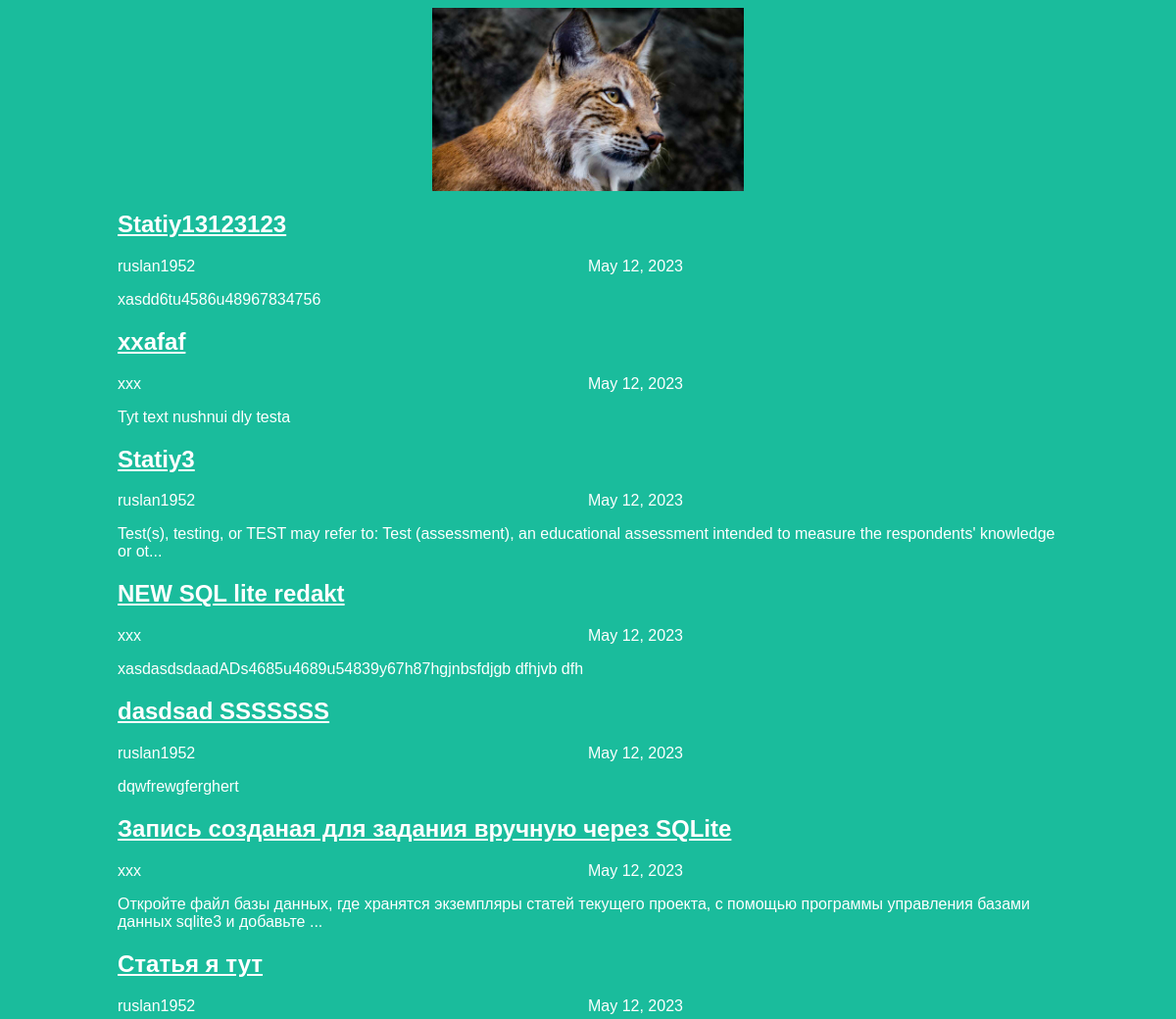
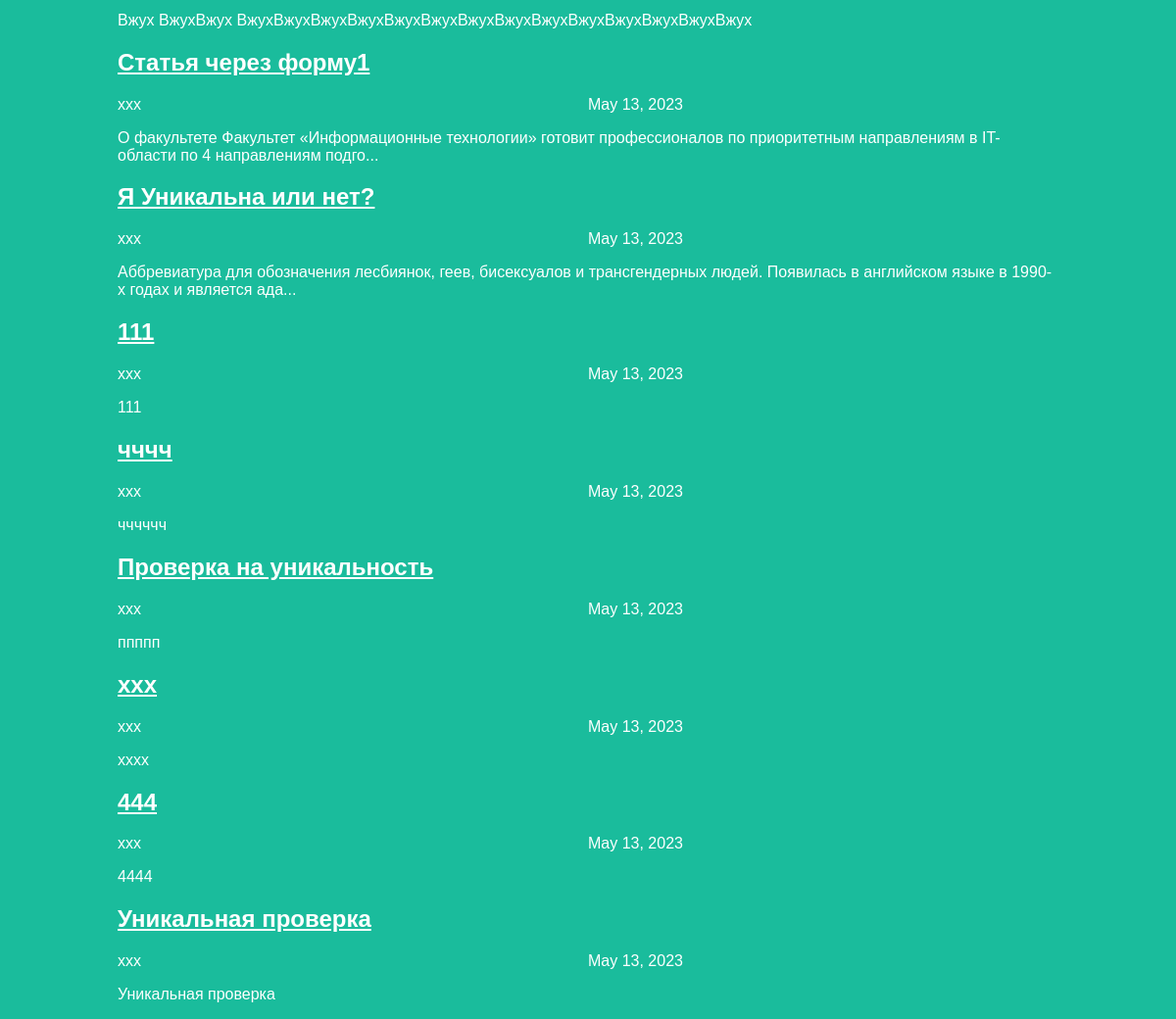
The page / on the database its author committed (2 pictures, top to bottom).
### articles/models.py (models this page shows, shortened)
class Article(models.Model):
    title = models.CharField(max_length=200)
    author = models.ForeignKey(User, on_delete=models.CASCADE)
    text = models.TextField()
    created_date = models.DateField(auto_now_add=True)
    def get_excerpt(self):
        return self.text[:140] + "..." if len(self.text) > 140 else self.text

### articles/views.py (the view)
# urls.py: path('', views.archive, name='archive'),
def archive(request):
    return render(request, 'archive.html', {"posts": Article.objects.all()})

### articles/templates/archive.html (shortened to what this page needs)
<!DOCTYPE html>
<html lang="en">
<head>
    <link rel="stylesheet" href="{{ STATIC_URL }}/static/css/article.css">
</head>
<body>
    <div class="header">
        <img src="{{ STATIC_URL }}static/img/cat.jpg" alt="Здесь должно быть изображние"/>
    </div>
    <div class="archive">
        {% for post in posts %}
        <div class="one-post">
            <h2 class="post-title">
                <a target="_blank" href="http://127.0.0.1:8000/article/{{post.id}}">{{ post.title }}</a>
            </h2>
            <div class="article-info">
                <div class="article-author">{{ post.author.username }}</div>
                <div class="article-created- date">{{ post.created_date }}</div>
            </div>
            <p class="article-text">{{ post.get_excerpt }}</p>
        </div>
        {% endfor %}
    </div>
</body>
</html>

### articles/static/css/article.css (style rules this page uses)
body { background: #1abc9c; font-family: Tahoma, Arial, sans-serif; color: #ffffff; }
.header img { display: block; width: 318px; margin-left: auto; margin-right: auto; }
.archive { width: 960px; margin-left: auto; margin-right: auto; }
.article-author { width: 50%; float: left; }
.post-title a { color: #ffffff; }

### rows shown on the page
Article: title "Statiy13123123", author.username "ruslan1952", created_date "May 12, 2023", get_excerpt "xasdd6tu4586u48967834756"
Article: title "xxafaf", author.username "xxx", created_date "May 12, 2023", get_excerpt "Tyt text nushnui dly testa"
Article: title "Statiy3", author.username "ruslan1952", created_date "May 12, 2023", get_excerpt "Test(s), testing, or TEST may refer to: Test (assessment), an educational assessment intended to measure the respondents' knowledge or ot..."
Article: title "NEW SQL lite redakt", author.username "xxx", created_date "May 12, 2023", get_excerpt "xasdasdsdaadADs4685u4689u54839y67h87hgjnbsfdjgb dfhjvb dfh"
Article: title "dasdsad SSSSSSS", author.username "ruslan1952", created_date "May 12, 2023", get_excerpt "dqwfrewgferghert"
Article: title "Запись созданая для задания вручную через SQLite", author.username "xxx", created_date "May 12, 2023", get_excerpt "Откройте файл базы данных, где хранятся экземпляры статей текущего проекта, с помощью программы управления базами данных sqlite3 и добавьте ..."
Article: title "Статья я тут", author.username "ruslan1952", created_date "May 12, 2023", get_excerpt "Вжух ВжухВжух ВжухВжухВжухВжухВжухВжухВжухВжухВжухВжухВжухВжухВжухВжух"
Article: title "Статья через форму1", author.username "xxx", created_date "May 13, 2023", get_excerpt "О факультете Факультет «Информационные технологии» готовит профессионалов по приоритетным направлениям в IT-области по 4 направлениям подго..."
Article: title "Я Уникальна или нет?", author.username "xxx", created_date "May 13, 2023", get_excerpt "Аббревиатура для обозначения лесбиянок, геев, бисексуалов и трансгендерных людей. Появилась в английском языке в 1990-х годах и является ада..."
Article: title "111", author.username "xxx", created_date "May 13, 2023", get_excerpt "111"
Article: title "чччч", author.username "xxx", created_date "May 13, 2023", get_excerpt "чччччч"
Article: title "Проверка на уникальность", author.username "xxx", created_date "May 13, 2023", get_excerpt "ппппп"
Article: title "xxx", author.username "xxx", created_date "May 13, 2023", get_excerpt "xxxx"
Article: title "444", author.username "xxx", created_date "May 13, 2023", get_excerpt "4444"
Article: title "Уникальная проверка", author.username "xxx", created_date "May 13, 2023", get_excerpt "Уникальная проверка"
